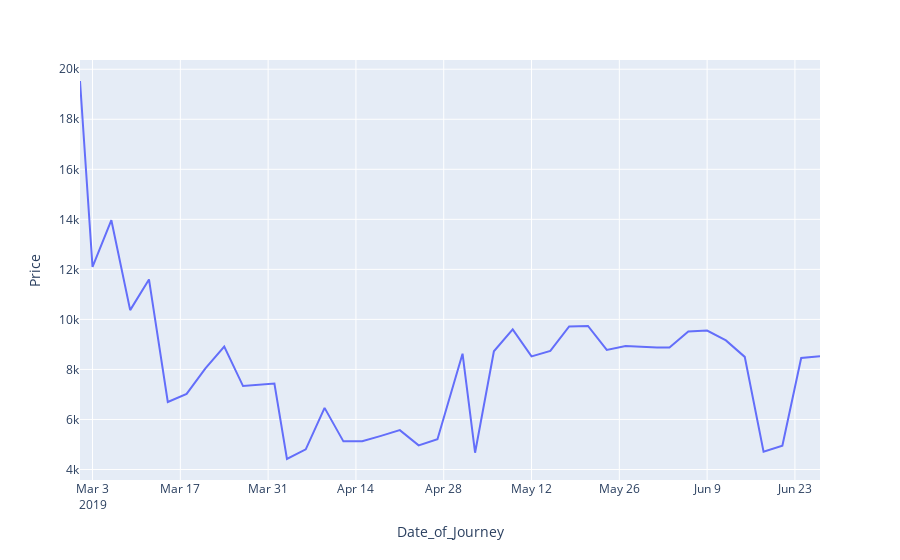

The notebook cell saved with this chart:
### Code cell
px.line(data_frame=df_fare_time , x = "Date_of_Journey" , y = "Price" )
